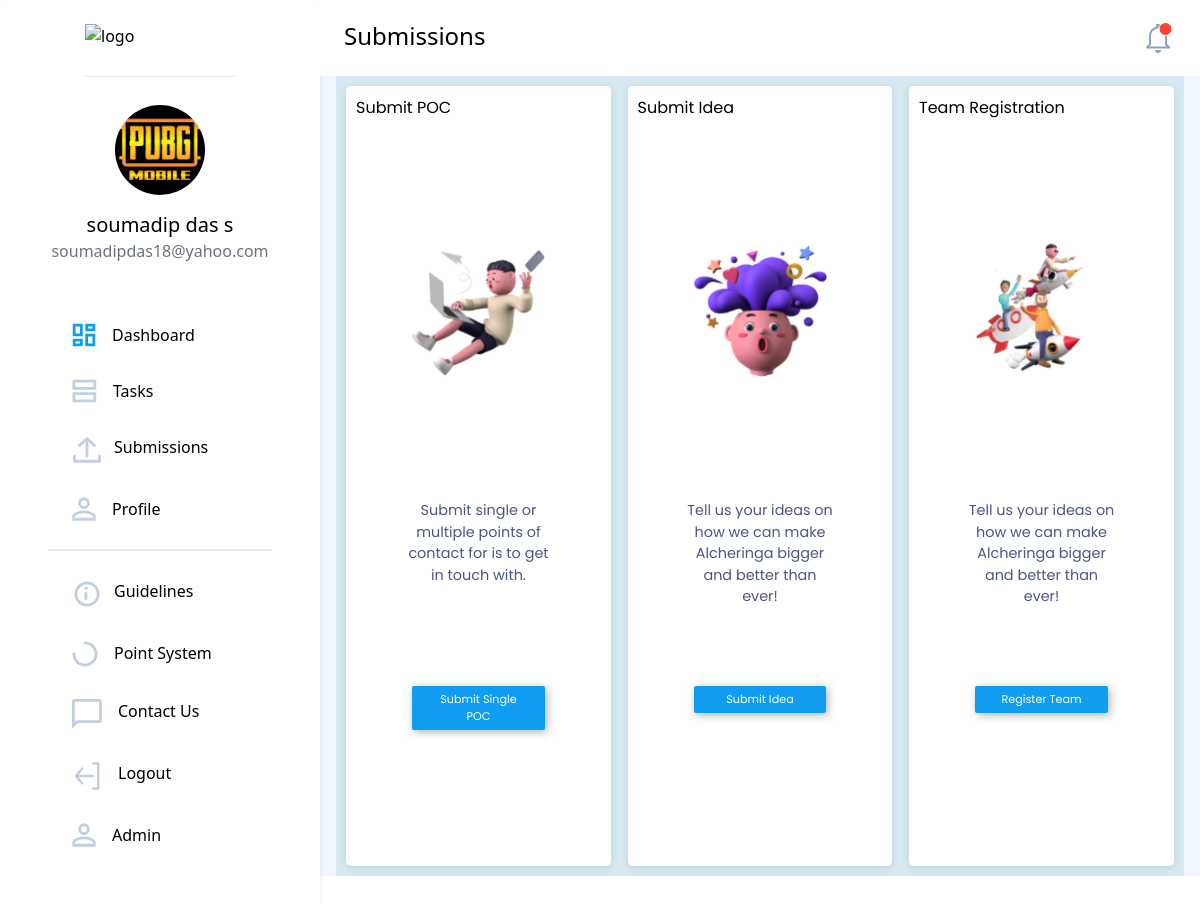
Page /submissions/home/ (signed in) on the committed database.
### users/models.py (models this page shows, shortened)
class NewUser(AbstractBaseUser, PermissionsMixin):
    id = models.SlugField(primary_key=True, default=uuid.uuid4)
    alcherid = models.CharField(
        max_length=9, blank=True, unique=True, default=create_new_ref_number)
    img = models.ImageField(
        upload_to="image-uploads/", default='image-uploads/user.png')
    email = models.EmailField(_('email address'), unique=True)
    username = models.CharField(max_length=150, unique=False, default="user")
    firstname = models.CharField(max_length=150, blank=True)
    phone = PhoneNumberField(unique=False, blank=True)
    graduation_year = models.CharField(max_length=200, unique=False)
    college_state = models.CharField(max_length=200, unique=False)
    college_city = models.CharField(max_length=200, unique=False)
    college_name = models.CharField(max_length=200, unique=False)
    position_of_responsibility = models.CharField(
        max_length=200, unique=False, blank=True)
    interested_modules = models.CharField(
        max_length=200, unique=False, blank=True)
    referred_by = models.CharField(
        max_length=9, blank=True)
    referrals = models.IntegerField(default=0)
    date_joined = models.DateTimeField(default=timezone.now)
    provider = models.CharField(max_length=200, unique=False, default="email")
    about = models.TextField(_('about'), max_length=500, blank=True)
    is_staff = models.BooleanField(default=False)
    is_active = models.BooleanField(default=False)
    objects = CustomAccountManager()
    USERNAME_FIELD = 'email'
    REQUIRED_FIELDS = ['firstname']

### submissions/views.py (the view)
# urls.py: path('home/', views.home, name='submissionhome'),
@login_required(login_url='login')
def home(request):
    return render(request,'submissions/home.html',{'heading':'Submissions'})

### templates/submissions/home.html (shortened to what this page needs)
{% extends '../basic.html'%}
{% block body %}
<body>
    <div class="bg-blue-50 flex">
        {% include "../navbar.html" %}
        <div class="flex">
            <div>
                {% include "submissions/submissions.html" %}
            </div>
        </div>
    </div>
    </div>
</body>
{%endblock%}

### templates/navbar.html (shortened to what this page needs)
<nav class="hidden sm:block bg-white h-screen w-80 border-gray-400 rounded">
    <div class="flex flex-col justify-center bg-white w-80 border-gray-400 rounded shadow-md px-12">
        <a href="/"><img src="https://i.ibb.co/28C2v0b/image.png" class="mt-6 mx-auto pb-3 border-b" width="150px"
                height="40px" alt="logo" border="0" /></a>
        <div class="flex flex-col justify-center my-7">
        <img src="{{request.user.img.url}}" width="90px" alt="profile pic" border="0" class="mx-auto rounded-full" />
            <div class="pt-4 font-medium text-xl text-center">{{request.user.firstname}}</div>
            <div class="text-gray-500 text-base font-normal text-center">{{request.user.email}}</div>
        </div>
        <div class="elements pt-2 mt-2 mb-28 flex flex-col justify-center">
            <a href="{% url 'dashboard_page' %}"
                class="rounded-full flex flex-nowrap py-4 pl-6 w-60 hover:border-0 hover:bg-gray-100 hover:no-underline">
                <svg width="24" height="24" viewBox="0 0 24 24" fill="none" xmlns="http://www.w3.org/2000/svg">
                    <path
                        d="M9.35 11.85H2.15V2.15H9.35V11.85ZM9.35 21.85H2.15V17.15H9.35V21.85ZM21.85 21.85H14.65V12.15H21.85V21.85ZM14.65 6.85V2.15H21.85V6.85H14.65Z"
                        stroke="#109CF1" stroke-width="2.8" />
                </svg>
                <p class="pl-4 hover:no-underline">Dashboard</p>
            </a>
            <a href="{% url 'tasks' %}"
                class="rounded-full flex flex-nowrap py-4 w-60 pl-6 hover:border-0 hover:bg-gray-100 hover:no-underline">
                <svg width="25" height="24" viewBox="0 0 25 24" fill="none" xmlns="http://www.w3.org/2000/svg">
                    <path d="M1.9 9.35V2.15H22.85V9.35H1.9ZM1.9 21.85V14.65H22.85V21.85H1.9Z" stroke="#C2CFE0"
                        stroke-width="2.8" />
                </svg>
                <p class="pl-4 no-underline">Tasks</p>
            </a>
            <a href="{% url 'submissionhome' %}"
                class="rounded-full flex flex-nowrap py-4 w-60 pl-6 hover:border-0 hover:bg-gray-100 hover:no-underline">
                <p class="pl-3 no-underline">Submissions</p>
            </a>
            <a href="{% url 'profile' %}"
                class="rounded-full flex flex-nowrap py-4 w-60 pl-6 hover:border-0 hover:bg-gray-100 mb-3 hover:no-underline"
                style="cursor:pointer;">
                <p class="pl-4 no-underline">Profile</p>
            </a>
            <hr class="border bg-gray-200" />
            <a href=""
                class="rounded-full flex flex-nowrap py-4 w-60 pl-6 hover:border-0 hover:bg-gray-100 hover:no-underline mt-3">
                <p class="pl-3 no-underline">Guidelines</p>
            </a>
            <a href=""
                class="rounded-full flex flex-nowrap py-4 w-60 pl-6 hover:border-0 hover:bg-gray-100 hover:no-underline">
                <p class="pl-4 no-underline">Point System</p>
            </a>
            <a href=""
                class="rounded-full flex flex-nowrap py-4 w-60 pl-6 hover:border-0 hover:bg-gray-100 hover:no-underline">
                <p class="pl-4 no-underline">Contact Us</p>
            </a>
            <a href="{% url 'logout' %}"
                class="side rounded-full flex flex-nowrap py-4 pl-6 w-60 hover:border-0 hover:bg-gray-100 hover:no-underline">
                <p class="pl-4 no-underline">Logout</p>
            </a>
            {% if request.user.is_staff %}
            <a href="admin"
                class="rounded-full flex flex-nowrap py-4 w-60 pl-6 hover:border-0 hover:bg-gray-100 mb-3 hover:no-underline"
                style="cursor:pointer;">
                <p class="pl-4 no-underline">Admin</p>
            </a>
            {%endif%}
        </div>
    </div>
</nav>
<div class=" mx-4">
    <nav class=" px-6 py-5 flex justify-between bg-white sm:bg-none -mx-4 mx-0">
        <a href="/" class=" font-medium text-2xl ">{{ heading }}</a>
        <a href="/notifications">
        </a>
    </nav>

### templates/submissions/submissions.html (style rules this page uses)
* { margin: 0; padding: 0; box-sizing: border-box; }
a { text-decoration: none; color: unset; }

### rows in the picture
NewUser: user.img (picture), user.firstname "soumadip das s", user.email "soumadipdas18@yahoo.com"

### other values in the picture
{{ heading }} "Submissions"
